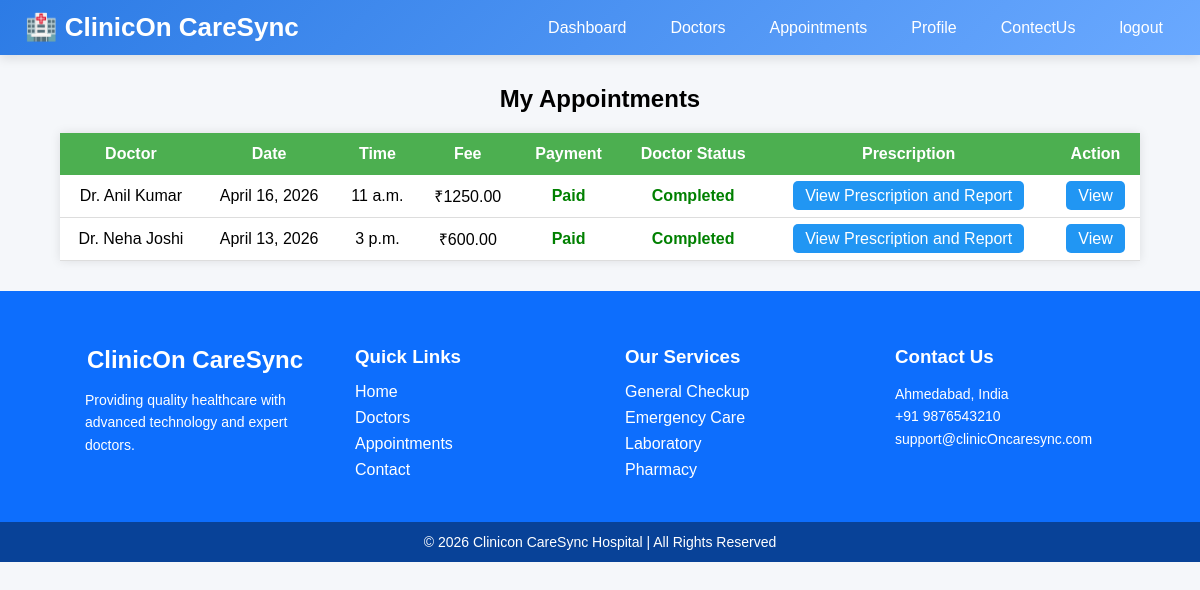
Page /app/my_appointments/ (signed in) on the committed database.
### app1/models.py (models this page shows, shortened)
class appointment(models.Model):
    doctor = models.ForeignKey('doctor', on_delete=models.CASCADE)
    patient = models.ForeignKey('registration', on_delete=models.CASCADE)
    patient_name = models.CharField(max_length=100)
    patient_email = models.EmailField()
    date = models.DateField()
    time = models.TimeField()
    consultation_fee = models.DecimalField(max_digits=8, decimal_places=2)
    payment_status = models.CharField(
        max_length=20,
        choices=[
            ('Pending', 'Pending'),
            ('Paid', 'Paid'),
        ],
        default='Pending'
    )
    status = models.CharField(max_length=20, choices=STATUS_CHOICES, default='Pending')
    created_at = models.DateTimeField(auto_now_add=True)

class doctor(models.Model):
    name = models.CharField(max_length=100)
    email = models.EmailField(unique=True)
    password = models.CharField(max_length=100)
    gender = models.CharField(max_length=10)
    phone = models.CharField(max_length=15)
    department = models.CharField(max_length=100)
    qualification = models.CharField(max_length=100)
    experience = models.IntegerField()
    fees = models.DecimalField(max_digits=8, decimal_places=2, null=True, blank=True)
    availability = models.BooleanField(default=True)

### app1/views.py (the view)
# urls.py: path('my_appointments/', my_appointments, name='my_appointments'),
def my_appointments(request):
    if 'login' not in request.session:
        return redirect('login')
    email = request.session.get('email')
    user = registration.objects.filter(email=email).first()
    if not user:
        return redirect('login')
    appointments = appointment.objects.filter(patient=user).order_by('-date', '-time')
    return render(request, 'patient/my_appointments.html', {
        'appointments': appointments,
        'loggin': True
    })

### app1/templates/patient/my_appointments.html (shortened to what this page needs)
{% extends "patient/nav.html" %}
{% load static %}
{% block content %}
<!DOCTYPE html>
<html>
<head>
</head>
<body>
<div class="container">
    <h2>My Appointments</h2>
    <table>
        <tr>
            <th>Doctor</th>
            <th>Date</th>
            <th>Time</th>
            <th>Fee</th>
            <th>Payment</th>
            <th>Doctor Status</th>
            <th>Prescription</th>
            <th>Action</th>
        </tr>
        {% for app in appointments %}
        <tr>
            <td>{{ app.doctor.name }}</td>
            <td>{{ app.date }}</td>
            <td>{{ app.time }}</td>
            <td>₹{{ app.consultation_fee }}</td>
            <td>
                {% if app.payment_status == "Pending" %}
                    <span class="pending">Pending</span>
                {% else %}
                    <span class="completed">Paid</span>
                {% endif %}
            </td>
            <td>
                {% if app.status == "Pending" %}
                    <span class="pending">Pending</span>
                {% elif app.status == "Approved" %}
                    <span class="approved">Approved</span>
                {% elif app.status == "Rejected" %}
                    <span class="rejected">Rejected</span>
                {% else %}
                    <span class="completed">Completed</span>
                {% endif %}
            </td>
           <td>
            <a href="{% url 'patient_prescriptions_by_id' app.patient.id app.doctor.id %}" class="btn">
            View Prescription and Report
            </a>
            </td>
            <td>
    <a href="{% url 'appointment_detail' app.id %}" class="btn">View</a>
</td>
        </tr>
        {% empty %}
        <tr>
            <td colspan="7" class="no-data">No appointments found</td>
        </tr>
        {% endfor %}
    </table>
</div>
</body>
</html>
{% endblock %}

### app1/static/CSS/patient/navi.css (style rules this page uses)
* { margin: 0; padding: 0; box-sizing: border-box; font-family: 'Poppins', sans-serif; }
.btn { background-color: #ff4d4d; border: none; padding: 7px 14px; color: white; border-radius: 6px; cursor: pointer; font-weight: 500; transition: 0.3s; }

### app1/templates/patient/my_appointments.html (style rules this page uses)
body { font-family: Arial; background: #f5f7fa; }
.container { width: 90%; margin: 30px auto; }
h2 { text-align: center; margin-bottom: 20px; }
table { width: 100%; border-collapse: collapse; background: #fff; box-shadow: 0px 0px 10px rgba(0,0,0,0.1); }
th { background: #4CAF50; color: white; padding: 12px; }
td { padding: 10px; text-align: center; border-bottom: 1px solid #ddd; }
.btn { padding: 6px 12px; background: #2196F3; color: white; text-decoration: none; border-radius: 5px; }
.completed { color: green; font-weight: bold; }

### rows in the picture
appointment: doctor.name "Dr. Anil Kumar", date "April 16, 2026", time "11 a.m.", consultation_fee "1250.00", payment_status "Paid", status "Completed"
appointment: doctor.name "Dr. Neha Joshi", date "April 13, 2026", time "3 p.m.", consultation_fee "600.00", payment_status "Paid", status "Completed"
